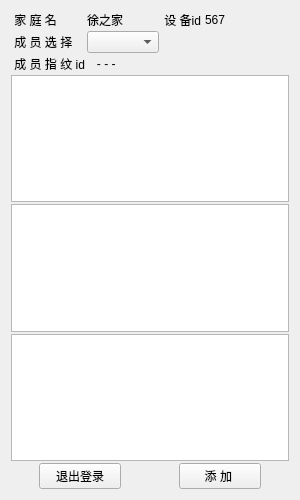
<?xml version="1.0" encoding="UTF-8"?>
<ui version="4.0">
 <class>Widget</class>
 <widget class="QWidget" name="Widget">
  <property name="geometry">
   <rect>
    <x>0</x>
    <y>0</y>
    <width>300</width>
    <height>500</height>
   </rect>
  </property>
  <property name="windowTitle">
   <string>Widget</string>
  </property>
  <layout class="QVBoxLayout" name="verticalLayout_2">
   <item>
    <widget class="QStackedWidget" name="stackedWidget">
     <property name="currentIndex">
      <number>1</number>
     </property>
     <widget class="QWidget" name="page">
      <layout class="QVBoxLayout" name="verticalLayout_5">
       <item>
        <spacer name="verticalSpacer_3">
         <property name="orientation">
          <enum>Qt::Vertical</enum>
         </property>
         <property name="sizeHint" stdset="0">
          <size>
           <width>20</width>
           <height>40</height>
          </size>
         </property>
        </spacer>
       </item>
       <item>
        <layout class="QHBoxLayout" name="horizontalLayout_6">
         <item>
          <spacer name="horizontalSpacer_11">
           <property name="orientation">
            <enum>Qt::Horizontal</enum>
           </property>
           <property name="sizeHint" stdset="0">
            <size>
             <width>28</width>
             <height>20</height>
            </size>
           </property>
          </spacer>
         </item>
         <item>
          <widget class="QLabel" name="TitleLable">
           <property name="styleSheet">
            <string notr="true">font: 14pt &quot;楷体&quot;;</string>
           </property>
           <property name="text">
            <string>远程医疗保健系统</string>
           </property>
          </widget>
         </item>
         <item>
          <spacer name="horizontalSpacer_12">
           <property name="orientation">
            <enum>Qt::Horizontal</enum>
           </property>
           <property name="sizeHint" stdset="0">
            <size>
             <width>18</width>
             <height>20</height>
            </size>
           </property>
          </spacer>
         </item>
        </layout>
       </item>
       <item>
        <spacer name="verticalSpacer">
         <property name="orientation">
          <enum>Qt::Vertical</enum>
         </property>
         <property name="sizeHint" stdset="0">
          <size>
           <width>95</width>
           <height>32</height>
          </size>
         </property>
        </spacer>
       </item>
       <item>
        <spacer name="verticalSpacer_2">
         <property name="orientation">
          <enum>Qt::Vertical</enum>
         </property>
         <property name="sizeHint" stdset="0">
          <size>
           <width>20</width>
           <height>32</height>
          </size>
         </property>
        </spacer>
       </item>
       <item>
        <layout class="QVBoxLayout" name="verticalLayout">
         <item>
          <layout class="QHBoxLayout" name="horizontalLayout_13">
           <item>
            <spacer name="horizontalSpacer_24">
             <property name="orientation">
              <enum>Qt::Horizontal</enum>
             </property>
             <property name="sizeHint" stdset="0">
              <size>
               <width>18</width>
               <height>20</height>
              </size>
             </property>
            </spacer>
           </item>
           <item>
            <widget class="QLabel" name="label_9">
             <property name="styleSheet">
              <string notr="true">font: 11pt &quot;Agency FB&quot;;</string>
             </property>
             <property name="text">
              <string>设备id</string>
             </property>
            </widget>
           </item>
           <item>
            <widget class="QLineEdit" name="lineEdit_devid">
             <property name="styleSheet">
              <string notr="true">background-color: rgb(255, 242, 253);</string>
             </property>
             <property name="echoMode">
              <enum>QLineEdit::Normal</enum>
             </property>
            </widget>
           </item>
           <item>
            <spacer name="horizontalSpacer_25">
             <property name="orientation">
              <enum>Qt::Horizontal</enum>
             </property>
             <property name="sizeHint" stdset="0">
              <size>
               <width>18</width>
               <height>20</height>
              </size>
             </property>
            </spacer>
           </item>
          </layout>
         </item>
         <item>
          <layout class="QHBoxLayout" name="horizontalLayout">
           <item>
            <spacer name="horizontalSpacer">
             <property name="orientation">
              <enum>Qt::Horizontal</enum>
             </property>
             <property name="sizeHint" stdset="0">
              <size>
               <width>18</width>
               <height>20</height>
              </size>
             </property>
            </spacer>
           </item>
           <item>
            <widget class="QLabel" name="label_2">
             <property name="styleSheet">
              <string notr="true">font: 11pt &quot;Agency FB&quot;;</string>
             </property>
             <property name="text">
              <string>家庭名</string>
             </property>
            </widget>
           </item>
           <item>
            <widget class="QLineEdit" name="UserName"/>
           </item>
           <item>
            <spacer name="horizontalSpacer_2">
             <property name="orientation">
              <enum>Qt::Horizontal</enum>
             </property>
             <property name="sizeHint" stdset="0">
              <size>
               <width>18</width>
               <height>20</height>
              </size>
             </property>
            </spacer>
           </item>
          </layout>
         </item>
         <item>
          <layout class="QHBoxLayout" name="horizontalLayout_2">
           <item>
            <spacer name="horizontalSpacer_3">
             <property name="orientation">
              <enum>Qt::Horizontal</enum>
             </property>
             <property name="sizeHint" stdset="0">
              <size>
               <width>18</width>
               <height>20</height>
              </size>
             </property>
            </spacer>
           </item>
           <item>
            <widget class="QLabel" name="label_3">
             <property name="styleSheet">
              <string notr="true">font: 11pt &quot;Agency FB&quot;;</string>
             </property>
             <property name="text">
              <string>密  码</string>
             </property>
            </widget>
           </item>
           <item>
            <widget class="QLineEdit" name="Userpwd">
             <property name="echoMode">
              <enum>QLineEdit::Password</enum>
             </property>
            </widget>
           </item>
           <item>
            <spacer name="horizontalSpacer_4">
             <property name="orientation">
              <enum>Qt::Horizontal</enum>
             </property>
             <property name="sizeHint" stdset="0">
              <size>
               <width>18</width>
               <height>20</height>
              </size>
             </property>
            </spacer>
           </item>
          </layout>
         </item>
        </layout>
       </item>
       <item>
        <spacer name="verticalSpacer_7">
         <property name="orientation">
          <enum>Qt::Vertical</enum>
         </property>
         <property name="sizeHint" stdset="0">
          <size>
           <width>78</width>
           <height>32</height>
          </size>
         </property>
        </spacer>
       </item>
       <item>
        <layout class="QHBoxLayout" name="horizontalLayout_5">
         <item>
          <spacer name="horizontalSpacer_9">
           <property name="orientation">
            <enum>Qt::Horizontal</enum>
           </property>
           <property name="sizeHint" stdset="0">
            <size>
             <width>40</width>
             <height>20</height>
            </size>
           </property>
          </spacer>
         </item>
         <item>
          <widget class="QPushButton" name="loginButton">
           <property name="styleSheet">
            <string notr="true">font: 14pt &quot;Agency FB&quot;;
background-color: rgb(228, 255, 252);</string>
           </property>
           <property name="text">
            <string>登录</string>
           </property>
           <property name="flat">
            <bool>false</bool>
           </property>
          </widget>
         </item>
         <item>
          <spacer name="horizontalSpacer_10">
           <property name="orientation">
            <enum>Qt::Horizontal</enum>
           </property>
           <property name="sizeHint" stdset="0">
            <size>
             <width>40</width>
             <height>20</height>
            </size>
           </property>
          </spacer>
         </item>
        </layout>
       </item>
       <item>
        <spacer name="verticalSpacer_4">
         <property name="orientation">
          <enum>Qt::Vertical</enum>
         </property>
         <property name="sizeType">
          <enum>QSizePolicy::Expanding</enum>
         </property>
         <property name="sizeHint" stdset="0">
          <size>
           <width>88</width>
           <height>31</height>
          </size>
         </property>
        </spacer>
       </item>
       <item>
        <layout class="QHBoxLayout" name="horizontalLayout_4">
         <item>
          <spacer name="horizontalSpacer_7">
           <property name="orientation">
            <enum>Qt::Horizontal</enum>
           </property>
           <property name="sizeHint" stdset="0">
            <size>
             <width>40</width>
             <height>20</height>
            </size>
           </property>
          </spacer>
         </item>
         <item>
          <widget class="QPushButton" name="registButton">
           <property name="styleSheet">
            <string notr="true">font: 14pt &quot;Agency FB&quot;;
background-color: rgb(228, 255, 252);</string>
           </property>
           <property name="text">
            <string>注册家庭</string>
           </property>
           <property name="flat">
            <bool>false</bool>
           </property>
          </widget>
         </item>
         <item>
          <spacer name="horizontalSpacer_8">
           <property name="orientation">
            <enum>Qt::Horizontal</enum>
           </property>
           <property name="sizeHint" stdset="0">
            <size>
             <width>40</width>
             <height>20</height>
            </size>
           </property>
          </spacer>
         </item>
        </layout>
       </item>
       <item>
        <spacer name="verticalSpacer_5">
         <property name="orientation">
          <enum>Qt::Vertical</enum>
         </property>
         <property name="sizeType">
          <enum>QSizePolicy::Expanding</enum>
         </property>
         <property name="sizeHint" stdset="0">
          <size>
           <width>88</width>
           <height>32</height>
          </size>
         </property>
        </spacer>
       </item>
       <item>
        <layout class="QHBoxLayout" name="horizontalLayout_3">
         <item>
          <spacer name="horizontalSpacer_5">
           <property name="orientation">
            <enum>Qt::Horizontal</enum>
           </property>
           <property name="sizeHint" stdset="0">
            <size>
             <width>40</width>
             <height>20</height>
            </size>
           </property>
          </spacer>
         </item>
         <item>
          <widget class="QPushButton" name="quitButton">
           <property name="sizePolicy">
            <sizepolicy hsizetype="Fixed" vsizetype="Fixed">
             <horstretch>200</horstretch>
             <verstretch>50</verstretch>
            </sizepolicy>
           </property>
           <property name="font">
            <font>
             <family>Agency FB</family>
             <pointsize>15</pointsize>
             <weight>50</weight>
             <italic>false</italic>
             <bold>false</bold>
            </font>
           </property>
           <property name="styleSheet">
            <string notr="true">background-color: rgb(228, 255, 252);</string>
           </property>
           <property name="text">
            <string>退  出</string>
           </property>
           <property name="iconSize">
            <size>
             <width>20</width>
             <height>20</height>
            </size>
           </property>
           <property name="flat">
            <bool>false</bool>
           </property>
          </widget>
         </item>
         <item>
          <spacer name="horizontalSpacer_6">
           <property name="orientation">
            <enum>Qt::Horizontal</enum>
           </property>
           <property name="sizeHint" stdset="0">
            <size>
             <width>40</width>
             <height>20</height>
            </size>
           </property>
          </spacer>
         </item>
        </layout>
       </item>
      </layout>
     </widget>
     <widget class="QWidget" name="page_2">
      <layout class="QVBoxLayout" name="verticalLayout_3">
       <property name="spacing">
        <number>2</number>
       </property>
       <property name="leftMargin">
        <number>0</number>
       </property>
       <property name="topMargin">
        <number>0</number>
       </property>
       <property name="rightMargin">
        <number>0</number>
       </property>
       <property name="bottomMargin">
        <number>0</number>
       </property>
       <item>
        <layout class="QGridLayout" name="gridLayout">
         <item row="0" column="0">
          <widget class="QLabel" name="label">
           <property name="text">
            <string> 家 庭 名</string>
           </property>
          </widget>
         </item>
         <item row="0" column="1">
          <widget class="QLabel" name="label_fname">
           <property name="text">
            <string>徐之家</string>
           </property>
          </widget>
         </item>
         <item row="0" column="2">
          <layout class="QHBoxLayout" name="horizontalLayout_8" stretch="1,2">
           <item>
            <widget class="QLabel" name="label_10">
             <property name="text">
              <string> 设 备id</string>
             </property>
            </widget>
           </item>
           <item>
            <widget class="QLabel" name="label_devid">
             <property name="text">
              <string>567</string>
             </property>
            </widget>
           </item>
          </layout>
         </item>
         <item row="1" column="0">
          <widget class="QLabel" name="label_4">
           <property name="text">
            <string> 成 员 选 择</string>
           </property>
          </widget>
         </item>
         <item row="1" column="1">
          <widget class="QComboBox" name="comboBox"/>
         </item>
         <item row="1" column="2">
          <spacer name="horizontalSpacer_18">
           <property name="orientation">
            <enum>Qt::Horizontal</enum>
           </property>
           <property name="sizeHint" stdset="0">
            <size>
             <width>40</width>
             <height>20</height>
            </size>
           </property>
          </spacer>
         </item>
         <item row="2" column="0">
          <widget class="QLabel" name="label_6">
           <property name="text">
            <string> 成 员 指 纹 id</string>
           </property>
          </widget>
         </item>
         <item row="2" column="1">
          <widget class="QLabel" name="label_memberid">
           <property name="text">
            <string>   - - -</string>
           </property>
          </widget>
         </item>
        </layout>
       </item>
       <item>
        <widget class="QChartView" name="chartView_temp">
         <property name="sizePolicy">
          <sizepolicy hsizetype="Expanding" vsizetype="Expanding">
           <horstretch>0</horstretch>
           <verstretch>0</verstretch>
          </sizepolicy>
         </property>
        </widget>
       </item>
       <item>
        <widget class="QChartView" name="chartView_heart">
         <property name="sizePolicy">
          <sizepolicy hsizetype="Expanding" vsizetype="Expanding">
           <horstretch>0</horstretch>
           <verstretch>0</verstretch>
          </sizepolicy>
         </property>
        </widget>
       </item>
       <item>
        <widget class="QChartView" name="chartView_blood"/>
       </item>
       <item>
        <layout class="QHBoxLayout" name="horizontalLayout_7" stretch="1,3,2,3,1">
         <item>
          <spacer name="horizontalSpacer_13">
           <property name="orientation">
            <enum>Qt::Horizontal</enum>
           </property>
           <property name="sizeHint" stdset="0">
            <size>
             <width>17</width>
             <height>20</height>
            </size>
           </property>
          </spacer>
         </item>
         <item>
          <widget class="QPushButton" name="pushButton_health">
           <property name="styleSheet">
            <string notr="true"/>
           </property>
           <property name="text">
            <string>退出登录</string>
           </property>
          </widget>
         </item>
         <item>
          <spacer name="horizontalSpacer_14">
           <property name="orientation">
            <enum>Qt::Horizontal</enum>
           </property>
           <property name="sizeHint" stdset="0">
            <size>
             <width>17</width>
             <height>20</height>
            </size>
           </property>
          </spacer>
         </item>
         <item>
          <widget class="QPushButton" name="pushButton_addmember">
           <property name="text">
            <string>添 加 </string>
           </property>
          </widget>
         </item>
         <item>
          <spacer name="horizontalSpacer_15">
           <property name="orientation">
            <enum>Qt::Horizontal</enum>
           </property>
           <property name="sizeHint" stdset="0">
            <size>
             <width>18</width>
             <height>20</height>
            </size>
           </property>
          </spacer>
         </item>
        </layout>
       </item>
      </layout>
     </widget>
     <widget class="QWidget" name="page_3">
      <layout class="QVBoxLayout" name="verticalLayout_6">
       <item>
        <layout class="QVBoxLayout" name="verticalLayout_4">
         <item>
          <layout class="QHBoxLayout" name="horizontalLayout_10">
           <item>
            <spacer name="horizontalSpacer_19">
             <property name="orientation">
              <enum>Qt::Horizontal</enum>
             </property>
             <property name="sizeHint" stdset="0">
              <size>
               <width>40</width>
               <height>20</height>
              </size>
             </property>
            </spacer>
           </item>
           <item>
            <widget class="QLabel" name="label_7">
             <property name="text">
              <string>添加新成员</string>
             </property>
            </widget>
           </item>
           <item>
            <spacer name="horizontalSpacer_20">
             <property name="orientation">
              <enum>Qt::Horizontal</enum>
             </property>
             <property name="sizeHint" stdset="0">
              <size>
               <width>40</width>
               <height>20</height>
              </size>
             </property>
            </spacer>
           </item>
          </layout>
         </item>
         <item>
          <layout class="QHBoxLayout" name="horizontalLayout_11" stretch="1,4">
           <item>
            <widget class="QPushButton" name="pushButton_backfromadd">
             <property name="sizePolicy">
              <sizepolicy hsizetype="Minimum" vsizetype="Expanding">
               <horstretch>0</horstretch>
               <verstretch>0</verstretch>
              </sizepolicy>
             </property>
             <property name="styleSheet">
              <string notr="true">background-color: rgb(196, 194, 255);</string>
             </property>
             <property name="text">
              <string/>
             </property>
             <property name="flat">
              <bool>false</bool>
             </property>
            </widget>
           </item>
           <item>
            <spacer name="horizontalSpacer_21">
             <property name="orientation">
              <enum>Qt::Horizontal</enum>
             </property>
             <property name="sizeHint" stdset="0">
              <size>
               <width>40</width>
               <height>20</height>
              </size>
             </property>
            </spacer>
           </item>
          </layout>
         </item>
         <item>
          <spacer name="verticalSpacer_9">
           <property name="orientation">
            <enum>Qt::Vertical</enum>
           </property>
           <property name="sizeHint" stdset="0">
            <size>
             <width>20</width>
             <height>28</height>
            </size>
           </property>
          </spacer>
         </item>
         <item>
          <layout class="QGridLayout" name="gridLayout_2" rowstretch="1,1,2" columnstretch="1,2">
           <item row="0" column="0">
            <widget class="QLabel" name="label_5">
             <property name="text">
              <string>       姓 名</string>
             </property>
            </widget>
           </item>
           <item row="0" column="1">
            <widget class="QLineEdit" name="lineEdit_addmname"/>
           </item>
           <item row="1" column="0">
            <widget class="QLabel" name="label_8">
             <property name="text">
              <string>     指 纹 id</string>
             </property>
            </widget>
           </item>
           <item row="1" column="1">
            <widget class="QLineEdit" name="lineEdit_addmfid"/>
           </item>
           <item row="2" column="0" colspan="2">
            <widget class="QLabel" name="label_addtips">
             <property name="text">
              <string>     注意：指纹id范围 0到299</string>
             </property>
            </widget>
           </item>
          </layout>
         </item>
         <item>
          <spacer name="verticalSpacer_8">
           <property name="orientation">
            <enum>Qt::Vertical</enum>
           </property>
           <property name="sizeHint" stdset="0">
            <size>
             <width>20</width>
             <height>40</height>
            </size>
           </property>
          </spacer>
         </item>
         <item>
          <layout class="QHBoxLayout" name="horizontalLayout_12">
           <item>
            <spacer name="horizontalSpacer_22">
             <property name="orientation">
              <enum>Qt::Horizontal</enum>
             </property>
             <property name="sizeHint" stdset="0">
              <size>
               <width>40</width>
               <height>20</height>
              </size>
             </property>
            </spacer>
           </item>
           <item>
            <widget class="QPushButton" name="pushButton_confirmadd">
             <property name="text">
              <string>确认添加</string>
             </property>
            </widget>
           </item>
           <item>
            <spacer name="horizontalSpacer_23">
             <property name="orientation">
              <enum>Qt::Horizontal</enum>
             </property>
             <property name="sizeHint" stdset="0">
              <size>
               <width>40</width>
               <height>20</height>
              </size>
             </property>
            </spacer>
           </item>
          </layout>
         </item>
         <item>
          <spacer name="verticalSpacer_6">
           <property name="orientation">
            <enum>Qt::Vertical</enum>
           </property>
           <property name="sizeHint" stdset="0">
            <size>
             <width>20</width>
             <height>40</height>
            </size>
           </property>
          </spacer>
         </item>
        </layout>
       </item>
      </layout>
     </widget>
    </widget>
   </item>
  </layout>
 </widget>
 <customwidgets>
  <customwidget>
   <class>QChartView</class>
   <extends>QGraphicsView</extends>
   <header>qchartview.h</header>
  </customwidget>
 </customwidgets>
 <resources/>
 <connections/>
</ui>
